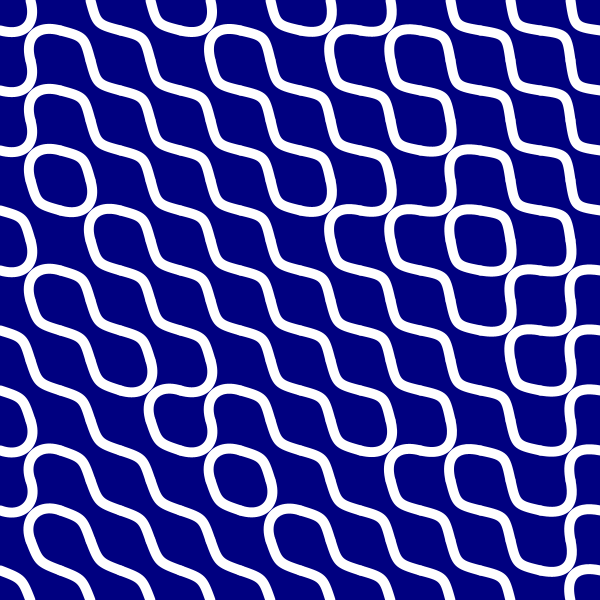
Frame 1 (no input)
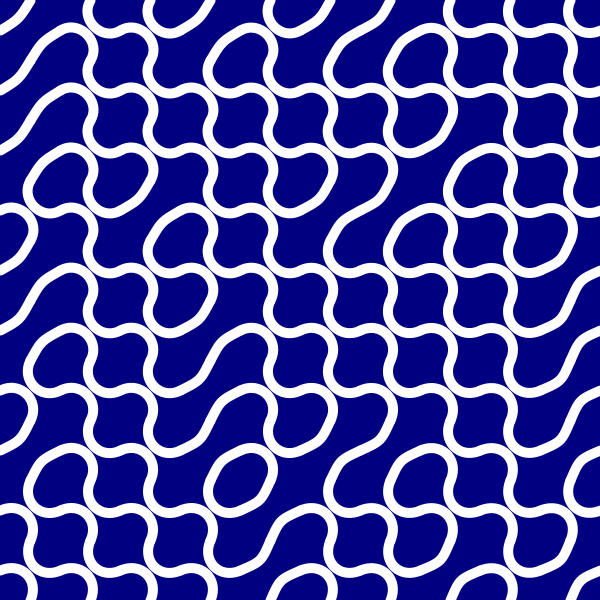
Frame 60 (the mouse pressed at the canvas centre just before this capture)
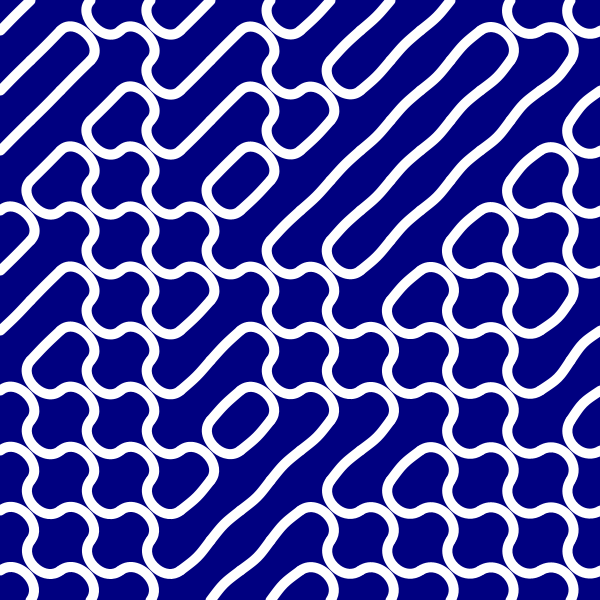
Frame 120 (the mouse held since frame 60 and released just before this capture)

The Processing sketch that drew these frames (run headless with seeded random() and noise(); from frame 60 on, the mouse is pressed at the canvas centre):

// Processing sketch: processing_637
// ── processing_637.pde

float noiseScale1 = 0.7f;		
float noiseScale2 = 0.01f;
float zcount1,zcount2; 
int halftilex,halftiley,tilex,tiley,ntiles;

void setup() {
  size(600, 600);
  frameRate(30);
  ntiles = 10;
  tilex = width/(ntiles);
  tiley = height/(ntiles);
  halftilex = width/(2*ntiles);
  halftiley = height/(2*ntiles);
}

void draw() {
  background(0,0,128);
  stroke(255);
  strokeWeight(10);
  noFill();
  smooth();

  // using the 3rd noise dimension as time variance.
  zcount2 += 0.04f; 
  zcount1 += 0.005f;

  for (int i=0; i<ntiles; i++) {
    float xfactor = i*tilex;
    for (int j=0; j<ntiles; j++) {
      float yfactor = j*tiley;
      // noiseVal2 control the bend on the bezier curve and noiseVal1 control the type of tile.
      float noiseVal1 = noise(i*noiseScale1,j*noiseScale1,zcount1);
      float noiseVal2 = noise(i*noiseScale2,j*noiseScale2,zcount2);
      float rx = noiseVal2*tilex;
      float ry = noiseVal2*tiley;

      // bezier anchor points
      float py1 = ry;
      float px1 = rx < halftilex ? rx : tilex-rx;
      float py2 = ry < halftiley ? tiley-ry : ry;
      float px2 = rx < halftilex ? tilex-rx : tilex-rx;
      float py3 = ry < halftiley ? ry : tiley-ry;
      float px3 = rx;
      float py4 = ry < halftiley ? tiley-ry : tiley-ry;
      float px4 = rx < halftilex ? tilex-rx : rx;

      // the type of tile
      if (noiseVal1 < 0.5) {
        bezier(	0+xfactor, halftiley+yfactor, 
        px1+xfactor,py1+yfactor, 
        px2+xfactor,py2+yfactor, 
        halftilex+xfactor, tiley+yfactor);
        
        bezier(	halftilex+xfactor, 0+yfactor, 
        px3+xfactor, py3+yfactor, 
        px4+xfactor, py4+yfactor, 
        tilex+xfactor, halftiley+yfactor);
      } 
      else {
        bezier(	0+xfactor, halftiley+yfactor, 
        px1+xfactor, py1+yfactor, 
        px3+xfactor, py3+yfactor, 
        halftilex+xfactor, 0+yfactor);
        
        bezier( halftilex+xfactor, tiley+yfactor, 
        px2+xfactor, py2+yfactor, 
        px4+xfactor, py4+yfactor, 
        tilex+xfactor, halftiley+yfactor);
      }
    }
  }
}
